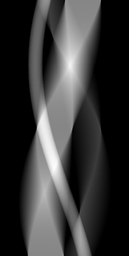
#> input picture sinogram.bmp, 129 x 256 px, shrunk from 363 x 720 before the run
$ python reconstraction.py   (Python 2 division)   (older library calls are emulated)
#> lines starting #> are read from the running program, lines starting #| are printed output that depends on the picture
# coding: utf-8
from PIL import Image
import numpy as np

#Python2
#グレースケール
#サイノグラムを読み込んでNumpy配列に変換
sinogramImg = Image.open('sinogram.bmp')
#> sinogramImg is the input picture: PIL image 129x256 L; min 0, max 253, mean 54.6
sinogramImgArray = np.asarray(sinogramImg)
#print sinogramImg.size (363, 720)
sinoWidth, sinoHeight = sinogramImg.size
#> sinoWidth = 129; sinoHeight = 256

reconstraction = np.zeros((sinoWidth, sinoWidth), dtype=np.int)

for i in range(sinoHeight):
	sinoTmpArray = np.zeros((sinoWidth, sinoWidth), dtype=np.int)
	print i
	for j in range(sinoWidth):
		sinoTmpArray[j] = sinogramImgArray[i]
	sinoTmpImg = Image.fromarray(np.uint8(sinoTmpArray))
	sinoTmpImg = sinoTmpImg.rotate(-i/4)
	sinoTmpArray = np.asarray(sinoTmpImg)
	for k in range(sinoWidth):
		for l in range(sinoWidth):
			reconstraction[k][l] += sinoTmpArray[k][l]
#> this loop made 256 passes
#> pass 1, `sinoTmpImg = Image.fromarray(np.uint8(sinoTmpArray))`:
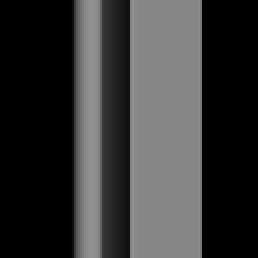
#> sinoTmpImg: PIL image 129x129 L (shown 2 times larger); min 0, max 146, mean 54.5
#> pass 2, `sinoTmpImg = sinoTmpImg.rotate(-i/4)`:
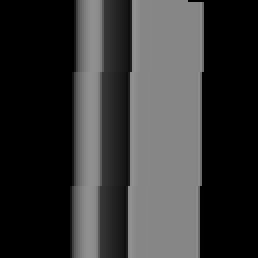
#> sinoTmpImg: PIL image 129x129 L (shown 2 times larger); min 0, max 145, mean 54.5
#> after the loop:
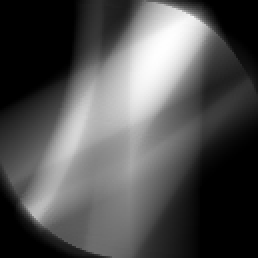
#> reconstraction: shape (129, 129) int64 (shown 2 times larger); min 0, max 42879, mean 13741.3; drawn with min black and max white
#> after the loop:
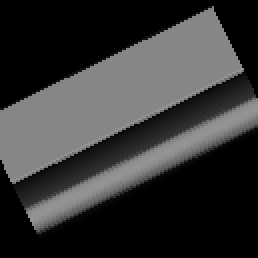
#> sinoTmpArray: shape (129, 129) (shown 2 times larger); min 0, max 148, mean 53.3

for i in range(sinoWidth):
	for j in range(sinoWidth):
		reconstraction[i][j] = int(reconstraction[i][j] / sinoHeight)
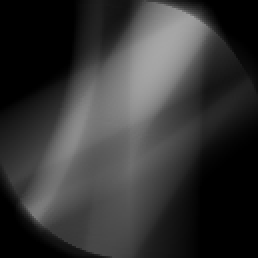
#> reconstraction: shape (129, 129) int64 (shown 2 times larger); min 0, max 167, mean 53.3

img = Image.fromarray(np.uint8(reconstraction))
img.save('reconstraction.bmp')
